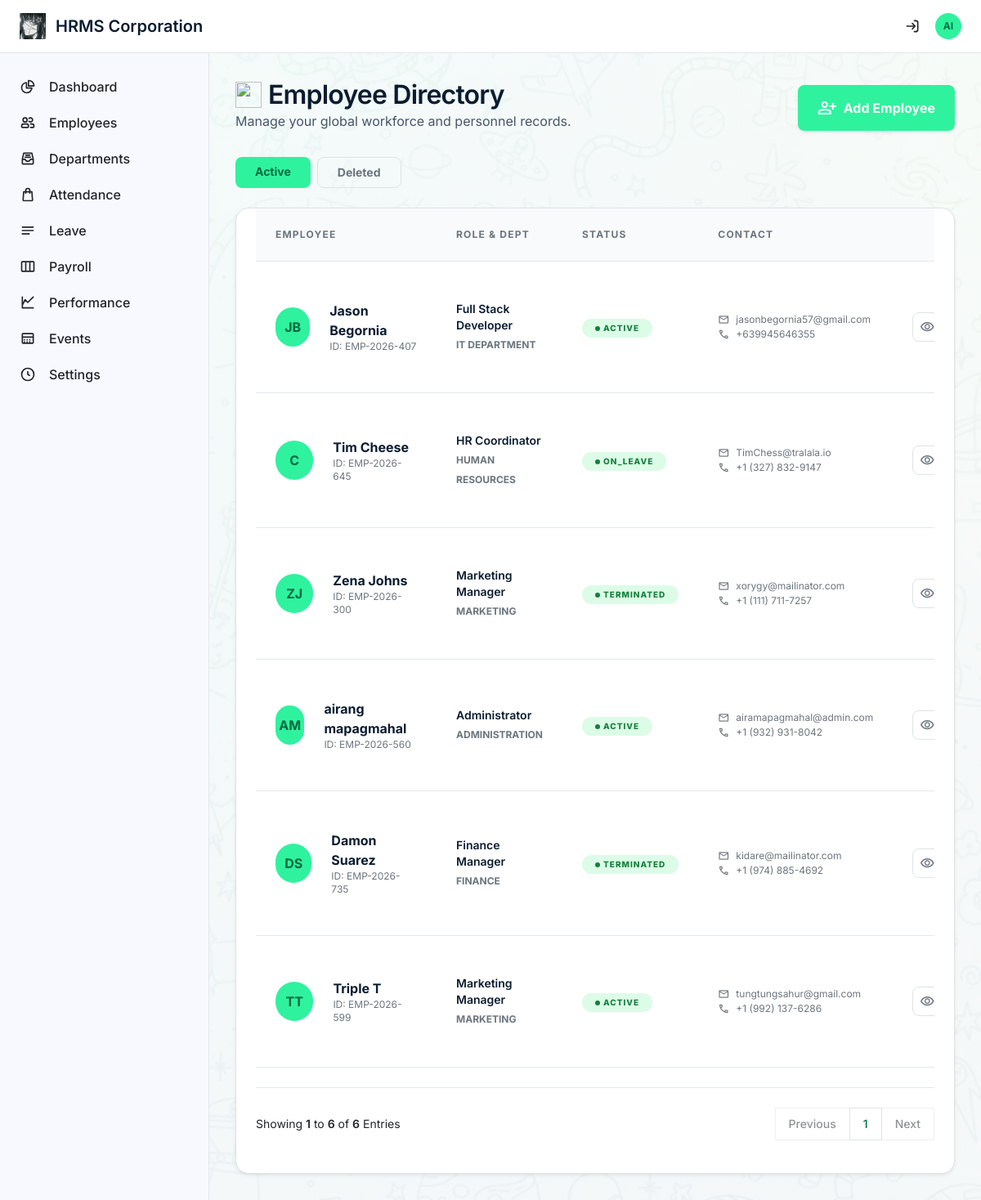
The app's page /admin/employees (signed in) with its own data.
### tables this page shows
CREATE TABLE `employees` (
  `id` int(11) NOT NULL,
  `user_id` int(11) DEFAULT NULL,
  `employee_id` varchar(20) NOT NULL,
  `first_name` varchar(100) NOT NULL,
  `last_name` varchar(100) NOT NULL,
  `phone` varchar(50) DEFAULT NULL,
  `department_id` int(11) DEFAULT NULL,
  `position` varchar(255) DEFAULT NULL,
  `hire_date` date DEFAULT NULL,
  `salary` decimal(12,2) DEFAULT NULL,
  `daily_rate` decimal(12,2) DEFAULT NULL,
  `status` enum('active','on_leave','terminated') DEFAULT 'active',
  `address` text DEFAULT NULL,
  `avatar_url` varchar(500) DEFAULT NULL,
  `created_at` timestamp NOT NULL DEFAULT current_timestamp(),
  `updated_at` timestamp NOT NULL DEFAULT current_timestamp() ON UPDATE current_timestamp()
);

CREATE TABLE `departments` (
  `id` int(11) NOT NULL,
  `name` varchar(100) NOT NULL,
  `description` text DEFAULT NULL,
  `positions` text DEFAULT NULL,
  `created_at` timestamp NOT NULL DEFAULT current_timestamp()
);

CREATE TABLE `users` (
  `id` int(11) NOT NULL,
  `email` varchar(255) NOT NULL,
  `password_hash` varchar(255) NOT NULL,
  `role` enum('admin','employee','hr') NOT NULL DEFAULT 'employee',
  `is_active` tinyint(1) DEFAULT 1,
  `code` varchar(255) DEFAULT NULL,
  `last_login` timestamp NULL DEFAULT NULL,
  `created_at` timestamp NOT NULL DEFAULT current_timestamp(),
  `updated_at` timestamp NOT NULL DEFAULT current_timestamp() ON UPDATE current_timestamp(),
  `deleted_at` timestamp NULL DEFAULT NULL
);

### includes/functions.php (called while the page is built, shortened)
<?php
function h(?string $value): string {
    return htmlspecialchars($value ?? '', ENT_QUOTES, 'UTF-8');
}

### pages/admin/employees.php (the view, shortened to what this page needs)
<?php
require_once __DIR__ . '/../../includes/header.php';
require_once __DIR__ . '/../../includes/pagination.php';
$perPage = 10;
$currentPageNum = max(1, (int) ($_GET['page'] ?? 1));
$offset = ($currentPageNum - 1) * $perPage;
$showDeleted = isset($_GET['deleted']) || (isset($_GET['show']) && $_GET['show'] === 'deleted');
$where = $showDeleted ? "u.deleted_at IS NOT NULL" : "(u.deleted_at IS NULL OR e.user_id IS NULL)";
$totalCount = $pdo->query("SELECT COUNT(*) FROM employees e LEFT JOIN users u ON e.user_id = u.id WHERE $where")->fetchColumn();
$stmt = $pdo->prepare("
    SELECT e.*, d.name as department_name, e.position as position_title, u.email as email, u.deleted_at
    FROM employees e
    LEFT JOIN departments d ON e.department_id = d.id
    LEFT JOIN users u ON e.user_id = u.id
    WHERE $where
    ORDER BY e.last_name ASC
    LIMIT :limit OFFSET :offset
");
$stmt->bindValue('limit', $perPage, PDO::PARAM_INT);
$stmt->bindValue('offset', $offset, PDO::PARAM_INT);
$stmt->execute();
$employees = $stmt->fetchAll();
$filter = $showDeleted ? 'deleted' : 'active';
$pagination = paginate($currentPageNum, $totalCount, $perPage, $_SERVER['REQUEST_URI'], 'page');
$pagination['base_url'] = preg_replace('/[?&]page=\d+/', '', $pagination['base_url']);
?>
<div class="employees-page max-w-7xl mx-auto">
    <div class="flex justify-between items-end mb-8">
        <div>
            <h2 class="font-headline-lg text-headline-lg text-on-surface tracking-tight flex items-center gap-2"><img
                    src="<?= BASE_URL ?>/public/emojis/Title%20emojis/employees.png" class="w-8 h-8" alt=""> Employee
                Directory</h2>
            <p class="text-text-body font-body-md">Manage your global workforce and personnel records.</p>
        </div>
        <a href="<?= BASE_URL ?>/admin/add-employee"
            class="bg-primary-container text-white text-on-primary-container px-6 py-3 rounded-lg font-bold flex items-center gap-2 hover:brightness-95 transition-all shadow-sm">
            <span class="material-symbols-outlined">person_add</span>
            Add Employee
        </a>
    </div>
    <div class="flex gap-2 mb-4">
        <a href="?show=active" class="px-4 py-2 rounded-lg text-sm font-bold transition-all <?= $filter === 'active' ? 'bg-primary-container text-on-primary-container' : 'border border-border-subtle text-secondary hover:bg-surface-muted' ?>">Active</a>
        <a href="?show=deleted" class="px-4 py-2 rounded-lg text-sm font-bold transition-all <?= $filter === 'deleted' ? 'bg-error-container text-on-error-container' : 'border border-border-subtle text-secondary hover:bg-surface-muted' ?>">Deleted</a>
    </div>
    <div class="bg-surface-container-lowest rounded-2xl shadow-sm overflow-hidden border border-border-subtle pb-10 px-4">
        <div class="overflow-x-auto">
            <table class="w-full employee-table border-collapse">
                <thead>
                    <tr class="bg-surface-muted border-b border-border-subtle">
                        <th class="text-left px-6 py-4 text-label-sm text-secondary uppercase tracking-widest font-bold">Employee</th>
                        <th class="text-left px-6 py-4 text-label-sm text-secondary uppercase tracking-widest font-bold">Role & Dept</th>
                        <th class="text-left px-6 py-4 text-label-sm text-secondary uppercase tracking-widest font-bold">Status</th>
                        <th class="text-left px-6 py-4 text-label-sm text-secondary uppercase tracking-widest font-bold">Contact</th>
                        <th class="text-right px-6 py-4 text-label-sm text-secondary uppercase tracking-widest font-bold">Actions</th>
                    </tr>
                </thead>
                <tbody>
                    <?php if (empty($employees)): ?>
                        <tr>
                            <td colspan="5" class="px-6 py-12 text-center text-secondary">No employees found.</td>
                        </tr>
                    <?php else: ?>
                        <?php foreach ($employees as $emp):
                            $delAt = $emp['deleted_at'] ?? null;
                            $daysLeft = null;
                        ?>
                            <tr class="hover:bg-surface-muted transition-colors border-b border-border-subtle group <?= $delAt ? 'opacity-70' : '' ?>">
                                <td class="px-6 py-5">
                                    <div class="flex items-center gap-4">
                                        <div class="w-12 h-12 rounded-full <?= $delAt ? 'bg-error-container' : 'bg-primary-container' ?> flex items-center justify-center text-on-primary-container font-bold">
                                            <?= strtoupper(substr($emp['first_name'], 0, 1) . substr($emp['last_name'], 0, 1)) ?>
                                        </div>
                                        <div>
                                            <p class="font-bold text-on-surface text-body-md">
                                                <?= h($emp['first_name'] . ' ' . $emp['last_name']) ?>
                                            </p>
                                            <p class="text-secondary text-xs">ID: <?= h($emp['employee_id']) ?></p>
                                        </div>
                                    </div>
                                </td>
                                <td class="px-6 py-5">
                                    <div>
                                        <p class="font-semibold text-on-surface text-body-sm">
                                            <?= h($emp['position_title'] ?? 'N/A') ?>
                                        </p>
                                        <span class="text-secondary text-xs uppercase font-bold"><?= h($emp['department_name'] ?? 'N/A') ?></span>
                                    </div>
                                </td>
                                <td class="px-6 py-5">
                                    <?php if ($delAt): ?>
                                        <span class="px-3 py-1 bg-red-100 text-red-700 rounded-full text-[10px] font-extrabold uppercase tracking-widest inline-flex items-center gap-1">
                                            Deleted
                                        </span>
                                        <?php if ($daysLeft !== null && $daysLeft > 0): ?>
                                            <span class="ml-2 px-2 py-0.5 bg-orange-100 text-orange-700 rounded text-[10px] font-bold"><?= $daysLeft ?>d left</span>
                                        <?php elseif ($daysLeft !== null): ?>
                                            <span class="ml-2 px-2 py-0.5 bg-red-100 text-red-700 rounded text-[10px] font-bold">Due</span>
                                        <?php endif; ?>
                                    <?php else: ?>
                                        <span class="px-3 py-1 bg-green-100 text-green-700 rounded-full text-[10px] font-extrabold uppercase tracking-widest inline-flex items-center gap-1">
                                            <span class="w-1.5 h-1.5 bg-green-700 rounded-full animate-pulse"></span>
                                            <?= ucfirst($emp['status']) ?>
                                        </span>
                                    <?php endif; ?>
                                </td>
                                <td class="px-6 py-5">
                                    <div class="text-xs text-secondary space-y-0.5">
                                        <p class="flex items-center gap-2"><span class="material-symbols-outlined text-[14px]">mail</span>
                                            <?= h($emp['email']) ?></p>
                                        <p class="flex items-center gap-2"><span class="material-symbols-outlined text-[14px]">call</span>
                                            <?= h($emp['phone'] ?? 'N/A') ?></p>
                                    </div>
                                </td>
                                <td class="px-6 py-5">
                                    <div class="flex items-center justify-end gap-2">
                                        <a href="<?= BASE_URL ?>/admin/employee-profile?id=<?= $emp['id'] ?>"
                                            class="w-9 h-9 rounded-lg border border-border-subtle flex items-center justify-center text-secondary hover:bg-primary-container hover:text-on-primary-container transition-all"
                                            title="View Profile">
                                            <span class="material-symbols-outlined text-[18px]">visibility</span>
                                        </a>
                                    </div>
                                </td>
                            </tr>
                        <?php endforeach; ?>
                    <?php endif; ?>
                </tbody>
            </table>
        </div>
        <?= renderPaginationWithInfo($pagination) ?>
    </div>
</div>
<?php require_once __DIR__ . '/../../includes/footer.php'; ?>

### includes/header.php (style rules this page uses)
body { font-family: 'Inter', sans-serif; background-color: #f8f9ff; }
.material-symbols-outlined { font-variation-settings: 'FILL' 0, 'wght' 400, 'GRAD' 0, 'opsz' 24; vertical-align: middle; }

### records on screen
employees: first_name+last_name "JB", first_name+last_name "Jason Begornia", employee "EMP-2026-407", position "Full Stack Developer", department.name "IT DEPARTMENT", status "ACTIVE", user.email "jasonbegornia57@gmail.com", phone "+639945646355"
employees: first_name+last_name "C", first_name+last_name "Tim Cheese", employee "EMP-2026-645", position "HR Coordinator", department.name "HUMAN RESOURCES", status "ON_LEAVE", user.email "TimChess@tralala.io", phone "+1 (327) 832-9147"
employees: first_name+last_name "ZJ", first_name+last_name "Zena Johns", employee "EMP-2026-300", position "Marketing Manager", department.name "MARKETING", status "TERMINATED", user.email "xorygy@mailinator.com", phone "+1 (111) 711-7257"
employees: first_name+last_name "AM", first_name+last_name "airang mapagmahal", employee "EMP-2026-560", position "Administrator", department.name "ADMINISTRATION", status "ACTIVE", user.email "airamapagmahal@admin.com", phone "+1 (932) 931-8042"
employees: first_name+last_name "DS", first_name+last_name "Damon Suarez", employee "EMP-2026-735", position "Finance Manager", department.name "FINANCE", status "TERMINATED", user.email "kidare@mailinator.com", phone "+1 (974) 885-4692"
employees: first_name+last_name "TT", first_name+last_name "Triple T", employee "EMP-2026-599", position "Marketing Manager", department.name "MARKETING", status "ACTIVE", user.email "tungtungsahur@gmail.com", phone "+1 (992) 137-6286"

### other values on screen
substr($_SESSION['user_name'] ?? 'AU', 0, 2) "AI"
$start "1"
$end "6"
$pagination['total_items'] "6"
$page "1"
